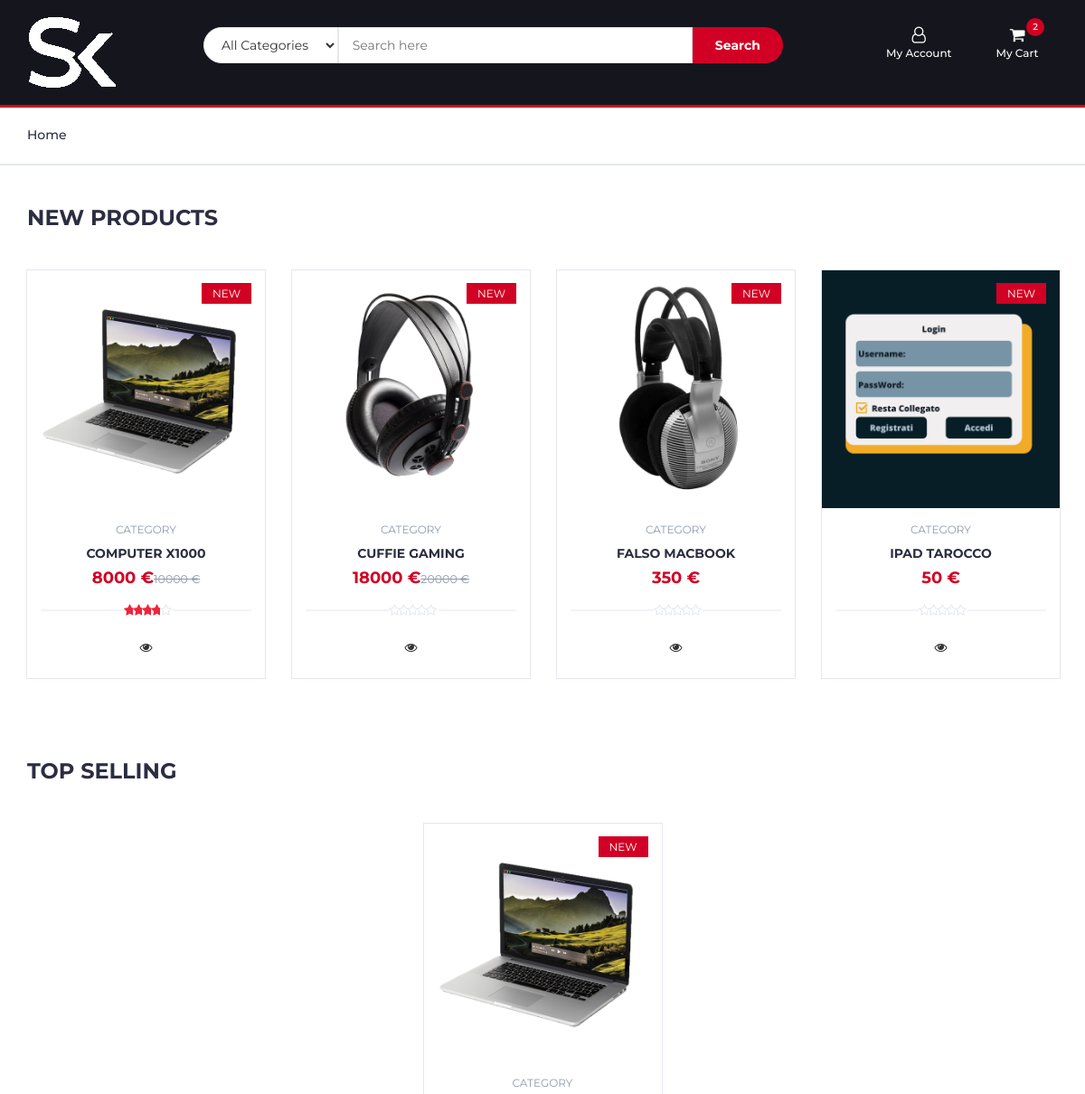
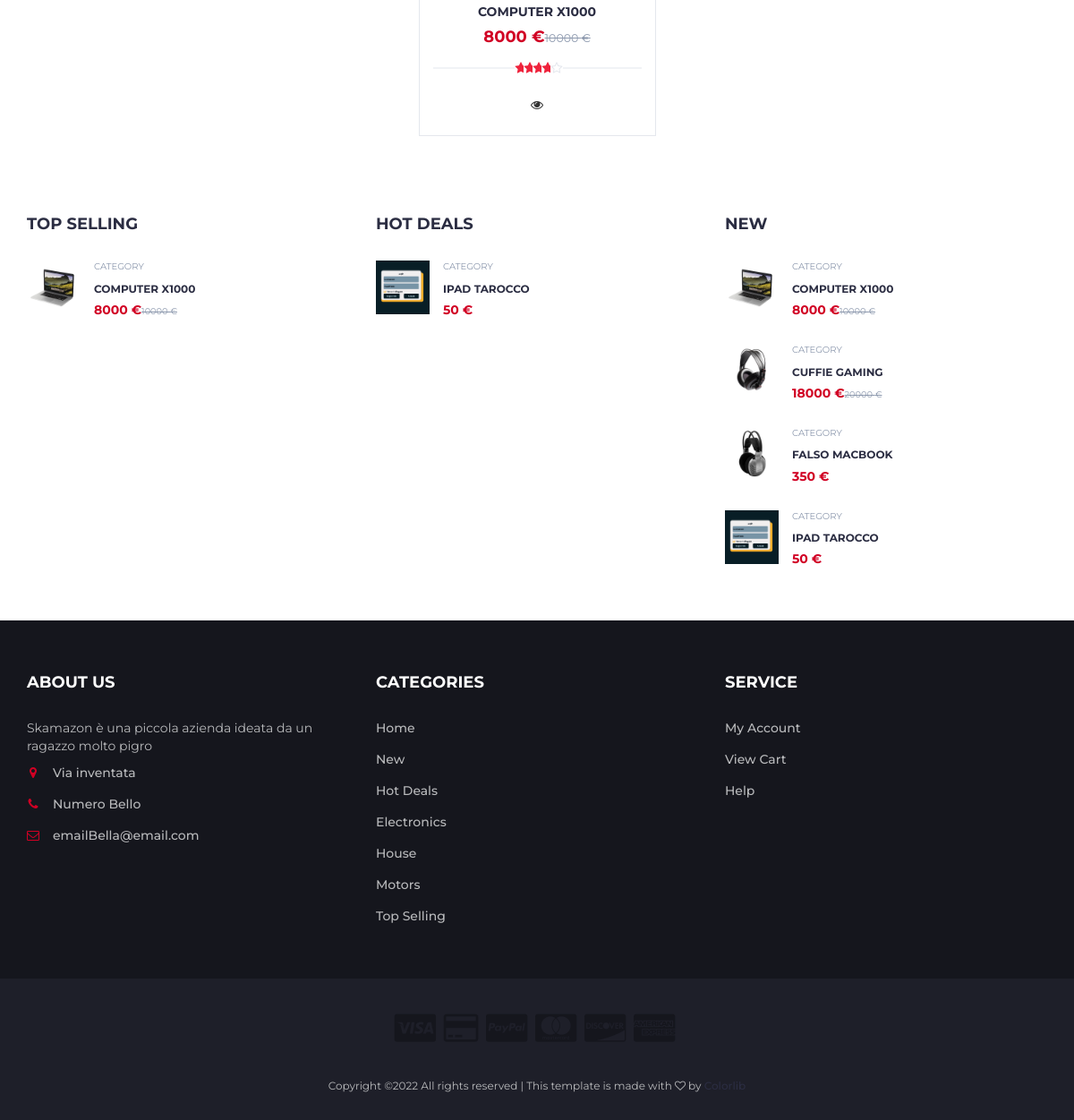
The page / on the database its author committed (2 pictures, top to bottom).
### tables this page shows
CREATE TABLE `imgsrc` (
  `ID` int(11) NOT NULL,
  `IDarticolo` int(11) NOT NULL,
  `source` varchar(255) NOT NULL
);

CREATE TABLE `articoli` (
  `ID` int(11) NOT NULL,
  `Nome` varchar(64) NOT NULL,
  `DescShort` varchar(256) NOT NULL,
  `DescLong` text NOT NULL,
  `QuantitaDisp` int(11) NOT NULL,
  `Prezzo` float NOT NULL,
  `Venditore` varchar(64) NOT NULL,
  `sconto` int(2) NOT NULL DEFAULT 0,
  `Categorie` set('New','Hot Deals','Electronics','House','Motors','Top Selling') NOT NULL DEFAULT 'New',
  `stelle` int(1) NOT NULL DEFAULT 0
);

### Funzioni.php (the view, shortened to what this page needs)
<?php
function StampArticoli($filtro)
{
    include("SetUp/connection.php");
    $sql = $conn->prepare("SELECT * FROM articoli join imgsrc on articoli.ID = imgsrc.ID WHERE Categorie like Concat('%','$filtro','%') ");
    $sql->execute();
    $result = $sql->get_result();
    if ($result !== false && $result->num_rows > 0) {
        for ($j = 0; $j < $result->num_rows; $j++) {
            if ($row = $result->fetch_object()) {
                echo '<div class="product">';
                echo '<div class="product-img">';
                echo "<img src='./img/$row->source' alt=''>";
                echo '<div class="product-label">
													  <span class="new">NEW</span>
												  	  </div>';
                echo '</div>';
                echo '<div class="product-body">';
                echo '<p class="product-category">Category</p>';
                echo "<h3 class='product-name'><a href='product.php?ID=$row->ID'>$row->Nome</a></h3>";
                if ($row->sconto != 0) {
                    $Sconto = ($row->Prezzo / 100) * $row->sconto;
                    $prezzo = $row->Prezzo - $Sconto;
                    echo "<h4 class='product-price'>$prezzo €<del class='product-old-price'>$row->Prezzo €</del></h4>";
                } else {
                    echo "<h4 class='product-price'>$row->Prezzo €</h4>";
                }
                echo '<div class="product-rating">';
                for ($i = 0; $i < 5; $i++) {
                    if ($i < $row->stelle) echo '<i class="fa fa-star"></i>';
                    else echo '<i class="fa fa-star-o"></i>';
                }
                echo '</div>';
                echo '<div class="product-btns">
												  <button class="quick-view"><i class="fa fa-eye"></i><span class="tooltipp">quick view</span></button>
											      </div>
											      </div>';
                echo '<div class="add-to-cart">';
                if ($row->QuantitaDisp > 0) {
                    echo "<a href='AddProduct.php?IDarticolo=$row->ID&quantita=1&Pagina=index.php'>";
                    echo '<button class="add-to-cart-btn"><i class="fa fa-shopping-cart"></i> add to cart</button>';
                    echo '</a>';
                } else
                    echo '<div class="footer"><h6 class="footer-title">Scorte Finite</h6></div>';
                echo '</div>';
                echo '</div>';
            }
        }
    }
}
function StampArticoliWidget($filtro)
{
    include("SetUp/connection.php");
    $sql = $conn->prepare("SELECT * FROM articoli join imgsrc on articoli.ID = imgsrc.ID WHERE Categorie like Concat('%','$filtro','%') ");
    $sql->execute();
    $result = $sql->get_result();
    if ($result !== false && $result->num_rows > 0) {
        for ($j = 0; $j < $result->num_rows; $j++) {
            if ($row = $result->fetch_object()) {
                echo '<div class="product-widget">';
                echo '	<div class="product-img">';
                echo "		<img src='img/$row->source' alt=''>";
                echo '	</div>';
                echo '	<div class="product-body">';
                echo '		<p class="product-category">Category</p>';
                echo "		<h3 class='product-name'><a href='product.php?ID=$row->ID'>$row->Nome</a></h3>";
                if ($row->sconto != 0) {
                    $Sconto = ($row->Prezzo / 100) * $row->sconto;
                    $prezzo = $row->Prezzo - $Sconto;
                    echo "<h4 class='product-price'>$prezzo €<del class='product-old-price'>$row->Prezzo €</del></h4>";
                } else {
                    echo "<h4 class='product-price'>$row->Prezzo €</h4>";
                }
                echo '	</div>';
                echo '</div>';
            }
        }
    }
}
function VisualizzaCarrelloNum()
{
    include("SetUp/connection.php");
    $sql = $conn->prepare("SELECT COUNT(*) as c FROM contiene WHERE IdCarrello = " . $_SESSION['IDcarrello']);
    $sql->execute();
    $result = $sql->get_result();
    if ($result !== false && $result->num_rows > 0) {
        if ($row = $result->fetch_object()) {
            if ($row->c > 0) {
                echo "<div class='qty'>";
                echo $row->c;
                echo "</div>";
            }
        }
    }
}

### index.php (shortened to what this page needs)
<?php
include("SetUp/CookiesSET.php");
include("Funzioni.php");
?>
<!DOCTYPE html>
<html lang="en">
<head>
	<link type="text/css" rel="stylesheet" href="css/bootstrap.min.css" />
	<link type="text/css" rel="stylesheet" href="css/slick.css" />
	<link type="text/css" rel="stylesheet" href="css/slick-theme.css" />
	<link type="text/css" rel="stylesheet" href="css/nouislider.min.css" />
	<link rel="stylesheet" href="css/font-awesome.min.css">
	<link type="text/css" rel="stylesheet" href="css/style.css" />
</head>
<body>
	<header>
		<div id="header">
			<div class="container">
				<div class="row">
					<div class="col-md-2">
						<div class="header-logo">
							<a href="#" class="logo">
								<img src="./img/logo.png" alt="">
							</a>
						</div>
					</div>
					<div class="col-md-7">
						<div class="header-search">
							<form action="store.php" method="get">
								<select class="input-select" name="categorie">
									<option>All Categories</option>
								</select>
								<input class="input" placeholder="Search here" name="SearchBar">
								<button class="search-btn">Search</button>
							</form>
						</div>
					</div>
					<div class="col-md-3 clearfix">
						<div class="header-ctn">
							<div>
								<a href="Account.php">
									<i class="fa fa-user-o"></i>
									<span>My Account</span>
								</a>
							</div>
							<div class="dropdown">
								<a class="dropdown-toggle" data-toggle="dropdown" aria-expanded="true">
									<i class="fa fa-shopping-cart"></i>
									<span>My Cart</span>
									<?php
									VisualizzaCarrelloNum();
									?>
								</a>
							</div>
						</div>
					</div>
				</div>
			</div>
		</div>
	</header>
	<nav id="navigation">
		<div class="container">
			<div id="responsive-nav">
				<ul class="main-nav nav navbar-nav">
					<li><a href="index.php">Home</a></li>
				</ul>
			</div>
		</div>
	</nav>
	<div class="section">
		<div class="container">
			<div class="row">
				<div class="col-md-12">
					<div class="section-title">
						<h3 class="title">New Products</h3>
					</div>
				</div>
				<div class="col-md-12">
					<div class="row">
						<div class="products-tabs">
							<div id="tab1" class="tab-pane active">
								<div class="products-slick" data-nav="#slick-nav-1">
									<?php
										StampArticoli("New");
									?>
								</div>
							</div>
						</div>
					</div>
				</div>
			</div>
		</div>
	</div>
	<div class="section">
		<div class="container">
			<div class="row">
				<div class="col-md-12">
					<div class="section-title">
						<h3 class="title">Top selling</h3>
					</div>
				</div>
				<div class="col-md-12">
					<div class="row">
						<div class="products-tabs">
							<div id="tab2" class="tab-pane fade in active">
								<div class="products-slick" data-nav="#slick-nav-2">
									<?php
									StampArticoli("Top Selling");
									?>
								</div>
							</div>
						</div>
					</div>
				</div>
			</div>
		</div>
	</div>
	<div class="section">
		<div class="container">
			<div class="row">
				<div class="col-md-4 col-xs-6">
					<div class="section-title">
						<h4 class="title">Top selling</h4>
					</div>
					<div class="products-widget-slick" data-nav="#slick-nav-3">
						<div>
							<?php
								StampArticoliWidget("Top Selling")
							?>
						</div>
					</div>
				</div>
				<div class="col-md-4 col-xs-6">
					<div class="section-title">
						<h4 class="title">Hot Deals</h4>
					</div>
					<div class="products-widget-slick" data-nav="#slick-nav-3">
						<div>
							<?php
							StampArticoliWidget("Hot Deals")
							?>
						</div>
					</div>
				</div>
				<div class="col-md-4 col-xs-6">
					<div class="section-title">
						<h4 class="title">New</h4>
					</div>
					<div class="products-widget-slick" data-nav="#slick-nav-3">
						<div>
							<?php
							StampArticoliWidget("New")
							?>
						</div>
					</div>
				</div>
			</div>
		</div>
	</div>
	<footer id="footer">
		<div class="section">
			<div class="container">
				<div class="row">
					<div class="col-md-4 col-xs-6">
						<div class="footer">
							<h3 class="footer-title">About Us</h3>
							<p>Skamazon è una piccola azienda ideata da un ragazzo molto pigro</p>
							<ul class="footer-links">
								<li><a href="#"><i class="fa fa-map-marker"></i>Via inventata</a></li>
								<li><a href="#"><i class="fa fa-phone"></i>Numero Bello</a></li>
								<li><a href="#"><i class="fa fa-envelope-o"></i>emailBella@email.com</a></li>
							</ul>
						</div>
					</div>
					<div class="col-md-4 col-xs-6">
						<div class="footer">
							<h3 class="footer-title">Categories</h3>
							<ul class="footer-links">
								<li><a href="index.php">Home</a></li>
								<li><a href='store.php?categoria=New'>New</a></li>
								<li><a href='store.php?categoria=Hot Deals'>Hot Deals</a></li>
								<li><a href='store.php?categoria=Electronics'>Electronics</a></li>
								<li><a href='store.php?categoria=House'>House</a></li>
								<li><a href='store.php?categoria=Motors'>Motors</a></li>
								<li><a href='store.php?categoria=Top Selling'>Top Selling</a></li>
							</ul>
						</div>
					</div>
					<div class="col-md-4 col-xs-6">
						<div class="footer">
							<h3 class="footer-title">Service</h3>
							<ul class="footer-links">
								<li><a href="account.php">My Account</a></li>
								<li><a href="#">View Cart</a></li>
								<li><a href="img/troll.jpg">Help</a></li>
							</ul>
						</div>
					</div>
				</div>
			</div>
		</div>
		<div id="bottom-footer" class="section">
			<div class="container">
				<div class="row">
					<div class="col-md-12 text-center">
						<ul class="footer-payments">
							<li><a href="#"><i class="fa fa-cc-visa"></i></a></li>
							<li><a href="#"><i class="fa fa-credit-card"></i></a></li>
							<li><a href="#"><i class="fa fa-cc-paypal"></i></a></li>
							<li><a href="#"><i class="fa fa-cc-mastercard"></i></a></li>
							<li><a href="#"><i class="fa fa-cc-discover"></i></a></li>
							<li><a href="#"><i class="fa fa-cc-amex"></i></a></li>
						</ul>
						<span class="copyright">
							Copyright &copy; All rights reserved | This template is made with <i class="fa fa-heart-o" aria-hidden="true"></i> by <a href="https://colorlib.com" target="_blank">Colorlib</a>
						</span>
					</div>
				</div>
			</div>
		</div>
	</footer>
</body>
</html>

### rows shown on the page
imgsrc: source (picture), IDarticolo.Nome "COMPUTER X1000", IDarticolo.sconto "8000", IDarticolo.Prezzo "10000"
imgsrc: source (picture), IDarticolo.Nome "CUFFIE GAMING", IDarticolo.sconto "18000", IDarticolo.Prezzo "20000"
imgsrc: source (picture), articoli.Nome "FALSO MACBOOK", articoli.Prezzo "350"
imgsrc: source (picture), articoli.Nome "IPAD TAROCCO", articoli.Prezzo "50"

### other values the page prints
$row->c "2"
